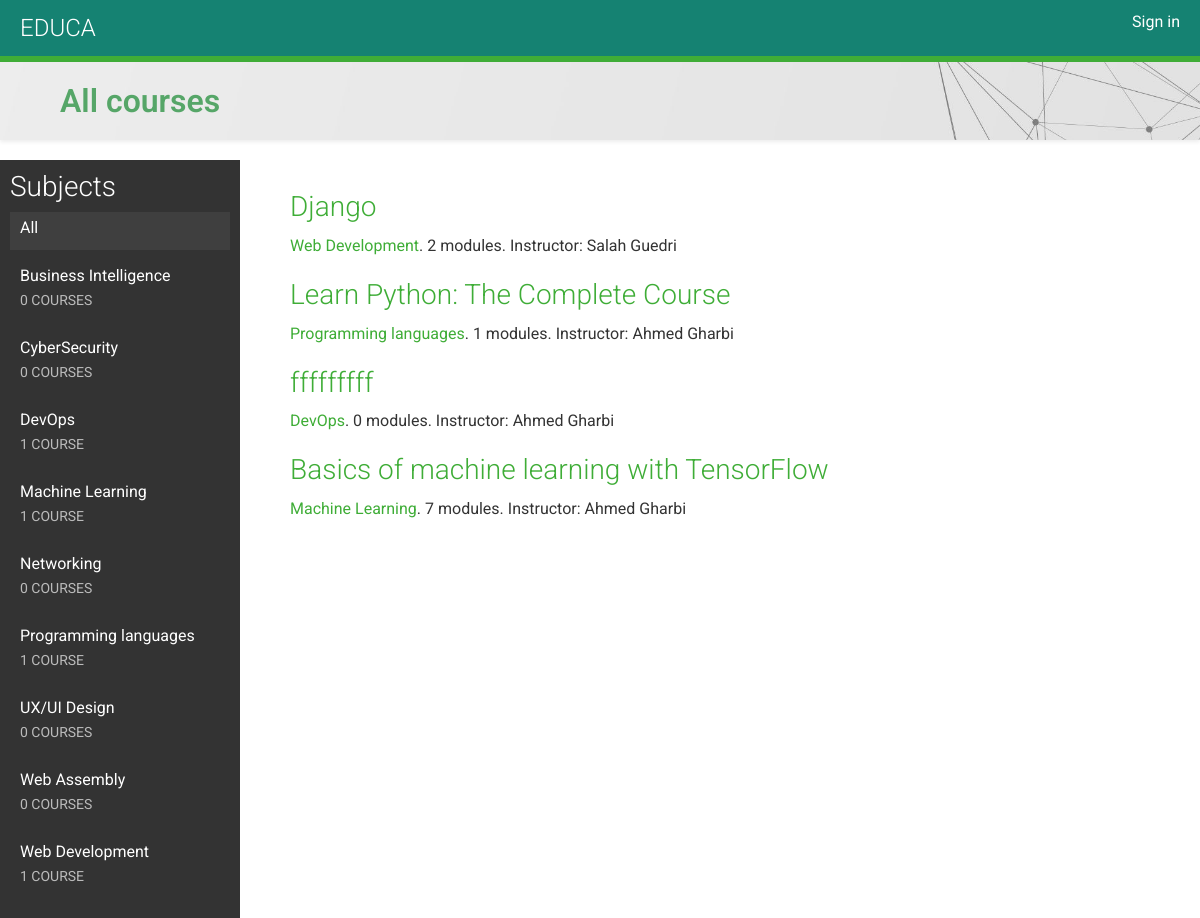
The page / on the database its author committed.
### courses/models.py (models this page shows, shortened)
class Subject(models.Model):
    title = models.CharField(max_length=200)
    slug = models.SlugField(max_length=200, unique=True)
    class Meta:
        ordering = ['title']
    def __str__(self):
        return self.title

class Course(models.Model):
    owner = models.ForeignKey(User,
                              related_name='courses_created',
                              on_delete=models.CASCADE)
    subject = models.ForeignKey(Subject,
                                related_name='courses',
                                on_delete=models.CASCADE)
    title = models.CharField(max_length=200)
    slug = models.SlugField(max_length=200, unique=True)
    overview = models.TextField()
    created = models.DateTimeField(auto_now_add=True)
    students = models.ManyToManyField(User,
                                      related_name='courses_joined',
                                      blank=True)
    class Meta:
        ordering = ['-created']

### courses/views.py (the view)
# urls.py: path('', CourseListView.as_view(), name='course_list'),
class CourseListView(TemplateResponseMixin, View):
    model = Course
    template_name = 'courses/course/list.html'
    def get(self, request, subject=None):
        subjects = cache.get('all_subjects')
        if not subjects:
            subjects = Subject.objects.annotate(
                            total_courses=Count('courses'))
            cache.set('all_subjects', subjects)
        all_courses = Course.objects.annotate(
                        total_modules=Count('modules'))
        if subject:
            subject = get_object_or_404(Subject, slug=subject)
            key = f'subject_{subject.id}_courses'
            courses = cache.get(key)
            if not courses:
                courses = all_courses.filter(subject=subject)
                cache.set(key, courses)
        else:
            courses = cache.get('all_courses')
            if not courses:
                courses = all_courses
                cache.set('all_courses', courses)
        return self.render_to_response({'subjects': subjects,
                                        'subject': subject,
                                        'courses': courses})

### courses/templates/courses/course/list.html (shortened to what this page needs)
{% extends "base.html" %}
{% block content %}
  <h2 class="shadow-sm">
    {% if subject %}
      {{ subject.title }} courses
    {% else %}
      All courses
    {% endif %}
  </h2>
  <div class="contents">
    <h3>Subjects</h3>
    <ul id="modules">
      <li {% if not subject %}class="selected"{% endif %}>
        <a href="{% url "course_list" %}">All</a>
      </li>
      {% for s in subjects %}
        <li {% if subject == s %}class="selected"{% endif %}>
          <a href="{% url "course_list_subject" s.slug %}">
            {{ s.title }}
            <br>
            <span>{{ s.total_courses }} course{{ s.total_courses|pluralize }}</span>
          </a>
        </li>
      {% endfor %}
    </ul>
  </div>
  <div class="module">
    {% for course in courses %}
      {% with subject=course.subject %}
        <h3>
          <a href="{% url "course_detail" course.slug %}">
            {{ course.title }}
          </a>
        </h3>
        <p>
          <a href="{% url "course_list_subject" subject.slug %}">{{ subject }}</a>.
            {{ course.total_modules }} modules.
            Instructor: {{ course.owner.get_full_name }}
        </p>
      {% endwith %}
    {% endfor %}
  </div>
{% endblock %}

### courses/templates/base.html (shortened to what this page needs)
{% load static %}
<!DOCTYPE html>
<html>
  <head>
    {% load bootstrap5 %}
    {% bootstrap_css %}
    <link href="{% static "css/base.css" %}" rel="stylesheet">
  </head>
  <body>
    <div id="header">
      <a href="/" class="logo">Educa</a>
      <ul class="menu">
        {% if request.user.is_authenticated %}
          <li><a href="{% url "logout" %}">Sign out</a></li>
        {% else %}
          <li><a href="{% url "login" %}">Sign in</a></li>
        {% endif %}
      </ul>
    </div>
    <div id="content">
      {% block content %}
      {% endblock %}
    </div>
  </body>
</html>

### courses/static/css/base.css (style rules this page uses)
body { margin: 0; font-family: "Roboto", sans-serif; font-weight: 400; color: #333; min-height: fit-content; }
a { color: #3fad37; text-decoration: none; }
ul { float: left; }
h2, h2, h3, h4, h5, h6 { font-family: "Roboto", sans-serif; font-weight: 300; }
h2 { background-image: url("/static/bg.png") !important; background-size: cover; width: 100%; overflow: auto; padding: 20px 0 20px 60px; margin: 0; margin-bottom: 20px; font-weight: 550; color: #56a668; }
.module { padding: 10px 20px; float: left; width: 600px; }
.module h3 { margin: 20px 0 0; padding: 0; width: 100%; }
.module p { margin: 10px 0 20px; width: 100%; float: left; }
#header { background: #158272; overflow: auto; padding: 10px 20px; border-bottom: 6px solid #3fad37; }
#header .logo { text-decoration: none; font-family: "Roboto", sans-serif; font-weight: 300; text-transform: uppercase; font-size: 24px; color: #fff; float: left; }
#header a { color: #fff; }
#header .menu { list-style: none; float: right; margin: 0; padding: 0; }
.contents { width: 20%; padding: 10px; float: left; background: #333; color: #fff; font-family: "Roboto", sans-serif; margin-right: 30px; }
.contents ul { list-style: none; margin: 0; padding: 0; width: 100%; }
.contents ul li { margin: 0 0 10px 0; padding: 4px 10px 10px; overflow: auto; cursor: move; }
.contents ul li.selected { background: #3f3f3f; }
.contents ul span { text-transform: uppercase; color: #bbb; font-size: 14px; }
.contents ul a { display: block; color: #fff; text-decoration: none; }
#content { background-size: cover; }

### rows shown on the page
Subject: title "Business Intelligence", total_courses "0"
Subject: title "CyberSecurity", total_courses "0"
Subject: title "DevOps", total_courses "1"
Subject: title "Machine Learning", total_courses "1"
Subject: title "Networking", total_courses "0"
Subject: title "Programming languages", total_courses "1"
Subject: title "UX/UI Design", total_courses "0"
Subject: title "Web Assembly", total_courses "0"
Subject: title "Web Development", total_courses "1"
Course: title "Django", subject "Web Development", total_modules "2", owner.get_full_name "Salah Guedri"
Course: title "Learn Python: The Complete Course", subject "Programming languages", total_modules "1", owner.get_full_name "Ahmed Gharbi"
Course: title "fffffffff", subject "DevOps", total_modules "0", owner.get_full_name "Ahmed Gharbi"
Course: title "Basics of machine learning with TensorFlow", subject "Machine Learning", total_modules "7", owner.get_full_name "Ahmed Gharbi"
